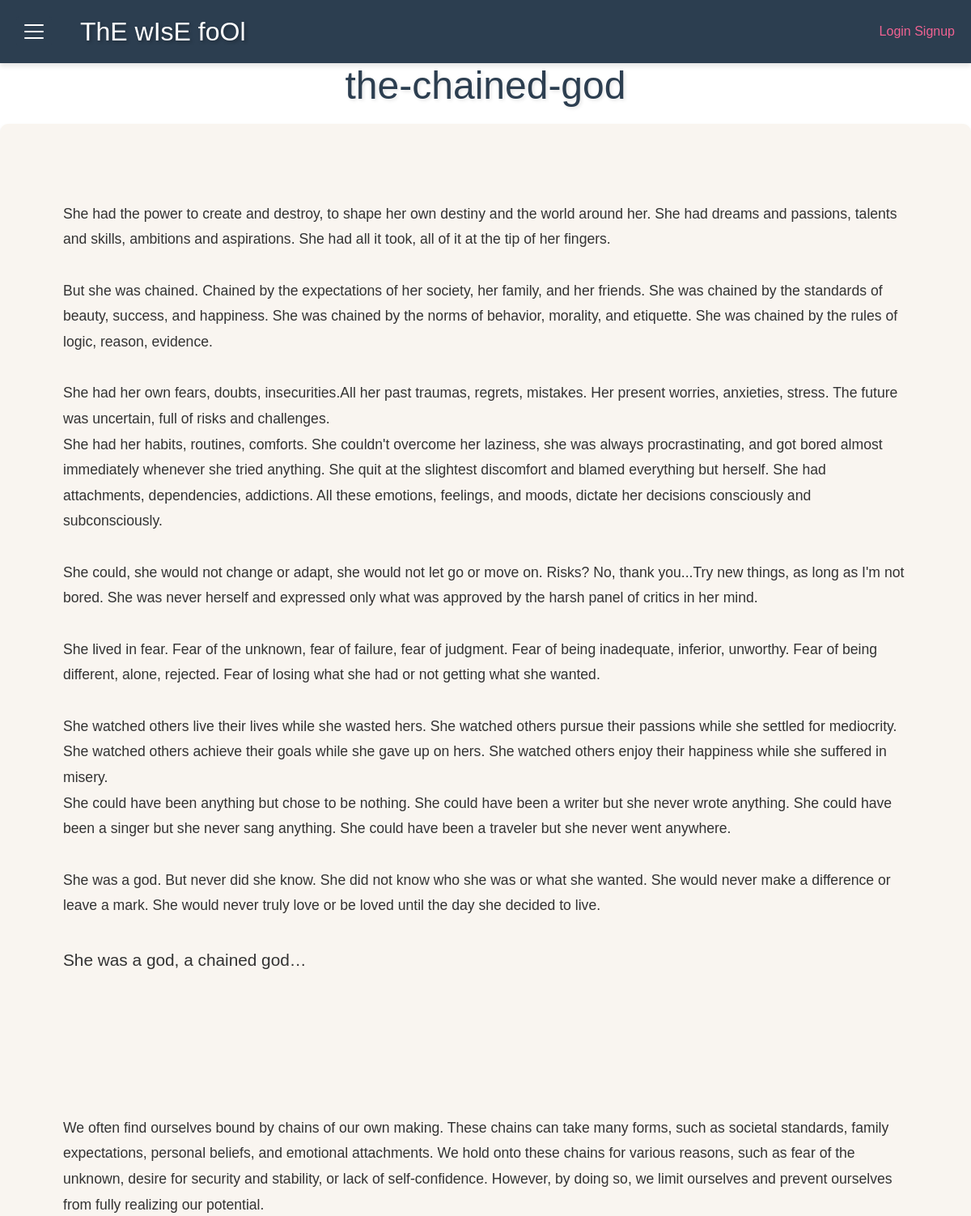
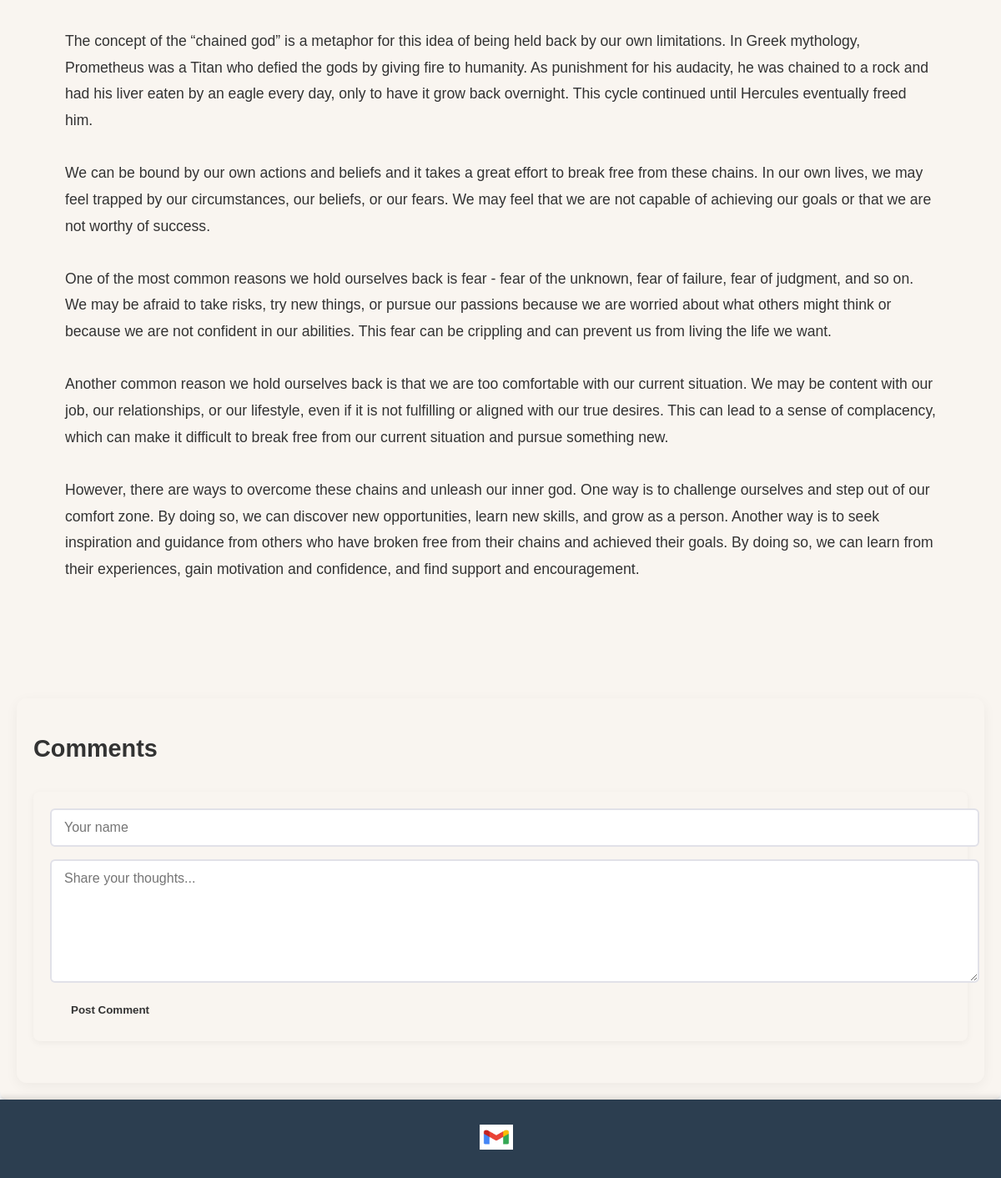
/article/the-chained-god, run on the app's committed database (2 pictures, top to bottom).
### tables this page shows
CREATE TABLE Article (article_name TEXT PRIMARY KEY, article_content TEXT, comments TEXT);

### views/article.py (the view)
@bp.route("/article/<title>")
def article(title):
    with current_app.app_context():
        article = Article().get(title)
        comments_str = article[2]
        comments = convert_str(comments_str)
        return render_template(
            "article.html",
            title=article[0],
            content=article[1],
            comments=comments,
        )

### app.py (called while the page is built)
@app.before_request
def store_next_url():
    if request.endpoint != "login.login" and request.endpoint != "static":
        session["next_url"] = request.url
        print(session["next_url"])

### models/article.py (called while the page is built)
    def get(self, title):
        query = "SELECT * FROM Article where article_name=?"
        param = (title,)
        article = self.execute_query(query, param)
        return article.fetchone()

### models/db.py (called while the page is built)
    def connect(self):
        try:
            self.conn = sqlite3.connect(self.db_path)
            self.cursor = self.conn.cursor()
            return self.conn
        except sqlite3.Error as e:
            print(f"Error connecting to database: {e}")
            raise

    def execute_query(self, query, params=None):
        try:
            if params:
                return self.cursor.execute(query, params)
            return self.cursor.execute(query)
        except sqlite3.Error as e:
            print(f"Error executing query: {e}")
            raise

### views/article.py (called while the page is built)
def convert_str(comments):
    if comments is None:
        return []
    try:
        return literal_eval(comments)
    except (ValueError, SyntaxError):
        return []

### template/article.html (shortened to what this page needs)
{% extends 'base.html' %}
{% block title %}
    {{title}}
{% endblock %}
{% block content %}
 {{content | safe}}
 <div class="comments">
    <h2>Comments</h2>
    <div class="add_comment">
        <form id="commentForm" action="{{url_for('add_comment.add_comment')}}" method="post">
            <input type="text" name="author" placeholder="Your name" required>
            <textarea name="content" placeholder="Share your thoughts..." required></textarea>
            <input type="submit" value="Post Comment">
        </form>
    </div>
</div>
{% endblock %}

### static/styling/custom.css (style rules this page uses)
.content p { font-size: 1.1rem; line-height: 1.8; margin-bottom: 20px; }

### static/styling/body.css (style rules this page uses)
body, html { height: 100%; display: flex; flex-direction: column; margin: 0; padding: 0; font-family: 'Kalam', 'Caveat', 'Shadows Into Light', cursive, sans-serif; font-size: 16px; }
p { padding: 5%; font-family: 'Kalam', 'Caveat', 'Shadows Into Light', cursive, sans-serif; font-size: 1.1rem ; line-height: 1.8; }

### static/styling/light.css (style rules this page uses)
body { background-color: #fff ; color: #333 ; }
p, li, h1, h2, h3, h4, h5, h6 { color: #333 ; }
h1, h2, h3, h4, h5, h6 { border-bottom: 1px solid #eee; font-family: 'Caveat', 'Shadows Into Light', cursive, sans-serif; }
input, textarea { background-color: #f7f4f4 ; color: #333 ; border: 1px solid #ddd ; border-radius: 5px; padding: 10px; }

### static/styling/comments.css (style rules this page uses)
.comments { margin-top: 40px; padding: 20px; background-color: var(--primary-bg); border-radius: 12px; box-shadow: 0 4px 15px rgba(0, 0, 0, 0.05); }
.comments > h2 { font-family: var(--font-primary); font-size: 1.8rem; color: var(--text-primary); margin-bottom: 25px; padding-bottom: 10px; border-bottom: 2px solid var(--accent-color); }
.add_comment { background-color: var(--secondary-bg); padding: 20px; border-radius: 8px; margin-bottom: 30px; box-shadow: 0 2px 8px rgba(0, 0, 0, 0.05); }
#commentForm { display: flex; flex-direction: column; gap: 15px; }
#commentForm input[type="text"], #commentForm textarea { width: 100%; padding: 12px 15px; border: 2px solid #e1e1e8; border-radius: 6px; font-family: var(--font-secondary); font-size: 1rem; transition: all 0.3s ease; background-color: #fff; }
#commentForm textarea { min-height: 120px; resize: vertical; }
#commentForm input[type="submit"] { align-self: flex-start; padding: 10px 25px; background-color: var(--accent-color); border: none; border-radius: 6px; font-weight: 600; cursor: pointer; transition: all 0.3s ease; }

### data on the page
Article: article_name "the-chained-god", article_content "She had the power to create and destroy, to shape her own destiny and the world around her. She had dreams and passions, talents and skills, ambitions and aspirations. She had all it took, all of it at the tip of her fingers. But she was chained. Chained by the expectations of her society, her family, and her friends. She was chained by the standards of beauty, success, and happiness. She was chained by the norms of behavior, morality, and etiquette. She was chained by the rules of logic, reason, evidence. She had her own fears, doubts, insecurities.All her past traumas, regrets, mistakes. Her present worries, anxieties, stress. The future was uncertain, full of risks and challenges. She…"
